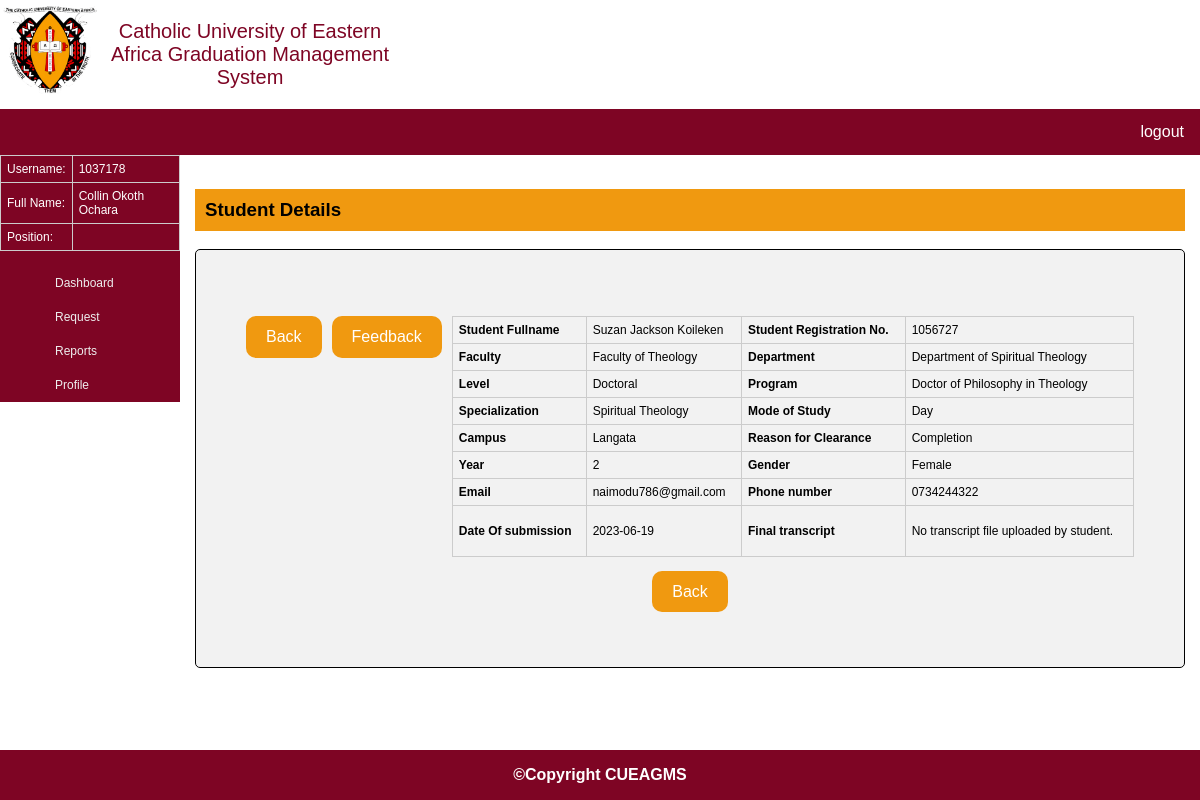
Screenshot of /registrar/std_details.php?id=1056727 (signed in) with the database file from the repository.
### tables this page shows
CREATE TABLE `students` (
  `std_id` int NOT NULL AUTO_INCREMENT,
  `std_regNo` varchar(50) NOT NULL,
  `std_fullname` varchar(255) DEFAULT NULL,
  `faculty` varchar(50) NOT NULL,
  `department` varchar(100) NOT NULL,
  `levels` varchar(50) NOT NULL,
  `programs` varchar(255) NOT NULL,
  `specialization` varchar(100) NOT NULL,
  `mode_of_study` varchar(10) NOT NULL,
  `years` int NOT NULL,
  `gender` varchar(10) NOT NULL,
  `email` varchar(50) NOT NULL,
  `phone` varchar(11) NOT NULL,
  `std_address` varchar(50) NOT NULL,
  `date_created` date NOT NULL,
  `password` varchar(200) NOT NULL,
  `role` enum('Student','Employee','Admin') NOT NULL,
  `transcript` blob,
  `fee_statement` blob,
  `updated_at` date DEFAULT NULL,
  PRIMARY KEY (`std_id`),
  UNIQUE KEY `std_regNo` (`std_regNo`),
  UNIQUE KEY `email` (`email`)
);

CREATE TABLE `clearance` (
  `clr_id` int NOT NULL AUTO_INCREMENT,
  `std_fullname` varchar(255) NOT NULL,
  `std_regNo` varchar(100) NOT NULL,
  `faculty` varchar(50) NOT NULL,
  `department` varchar(100) NOT NULL,
  `levels` varchar(50) NOT NULL,
  `programs` varchar(255) NOT NULL,
  `specialization` varchar(100) DEFAULT NULL,
  `years` int NOT NULL,
  `mode_of_study` varchar(10) NOT NULL,
  `campus` varchar(10) NOT NULL,
  `reason_for_clearance` varchar(255) DEFAULT NULL,
  `other_reasons_for_clearance` text,
  `date_of_submission` date NOT NULL,
  PRIMARY KEY (`clr_id`),
  UNIQUE KEY `std_regNo` (`std_regNo`),
  CONSTRAINT `clearance_ibfk_1` FOREIGN KEY (`std_regNo`) REFERENCES `students` (`std_regNo`) ON DELETE CASCADE ON UPDATE CASCADE
);

### registrar/std_details.php (the view, shortened to what this page needs)
<?php
$host = "localhost";
$user = "cueagmsac";
$password = "password";
$dbname = "cueagms";
$connection = mysqli_connect($host, $user, $password, $dbname);
?>
<!DOCTYPE html>
<html lang="en">
<head>
    <link rel="stylesheet" href="../assets/css/style.css?v=<?php echo time(); ?>">
</head>
<body>
    <div class="header">
        <div class="logo">
            <img src="../assets/images/logo/CUEA-logo.png" width="100">
            <p>Catholic University of Eastern Africa Graduation Management System</p>
        </div>
    </div>
    <div class="navbar">
        <ul>
            <li style="float:right"><a href="../logout.php">logout</a></li>
        </ul>
    </div>
    <div class="section">
        <div class="row">
            <div class="left" style="background-color:#7E0524; ">
                <div class="row">
                    <table style="color:#fff; text-align:left; padding-left:10px;">
                        <tr>
                            <td>Username:</td>
                            <td><?php echo $_SESSION['username'];?></td>
                        </tr>
                        <tr>
                            <td>Full Name:</td>
                            <td><?php echo $_SESSION['fullname'];?></td>
                        </tr>
                        <tr>
                            <td>Position:</td>
                            <td><?php echo $_SESSION['position'];?></td>
                        </tr>
                    </table>
                </div>
                <nav class="vertical">
                    <ul>
                        <li><a href="registrar.php">Dashboard</a></li>
                        <li><a href="#">Request</a>
                        </li>
                        <li><a href="#">Reports</a>
                        </li>
                        <li><a href="viewprofile.php">Profile</a></li>
                    </ul>
                </nav>
            </div>
            <?php
            if (isset($_GET['id'])) {
                $std_regNo = $_GET['id'];
                $query = "SELECT * FROM students WHERE std_regNo = '$std_regNo'";
                $result = mysqli_query($connection, $query);
                $stdrow = mysqli_fetch_assoc($result);
                $query = "SELECT * FROM clearance WHERE std_regNo = '$std_regNo'";
                $result2 = mysqli_query($connection, $query);
                $clrrow = mysqli_fetch_assoc($result2);
  $sql = "SELECT transcript FROM students WHERE std_regNo = '{$std_regNo}'";
  $result = mysqli_query($connection, $sql);
  $row = mysqli_fetch_assoc($result);
  $transcript = $row['transcript'];
  if ($transcript) {
      $transcript_path = "../student/files/".$transcript;
  } else {
      $transcript_path = "#";
      $transcript_message = "No transcript file uploaded by student.";
  }
}
?>
            <div class="right" style="background-color:#FFF;">
                <h3>Student Details</h3>
                <div class="clearance-form">
                    <p><a style="
                                background-color: #F09910;
                                color: white;
                                padding: 12px 20px;
                                margin-right:10px;
                                border: none;
                                border-radius: 10px;
                                float: left;
                                 text-decoration: none;" href="clearanceRequests.php">Back</a>
                    </p>
                    <p><a style="
                                background-color: #F09910;
                                color: white;
                                padding: 12px 20px;
                                margin-right:10px;
                                border: none;
                                border-radius: 10px;
                                float: left;
                                 text-decoration: none;"
                            href="feedback.php?id={$_SESSION['studentId']}&fulnames={$_SESSION['studentName']}">Feedback</a>
                    </p>
                    <div class="row">
                        <table class="profile-tab">
                            <tr>
                                <td>Student Fullname</td>
                                <td><?php echo $stdrow['std_fullname'];?></td>
                                <td>Student Registration No.</td>
                                <td><?php echo $stdrow['std_regNo'];?></td>
                            </tr>
                            <tr>
                                <td>Faculty</td>
                                <td><?php echo $stdrow['faculty'];?></td>
                                <td>Department</td>
                                <td><?php echo $stdrow['department'];?></td>
                            </tr>
                            <tr>
                                <td>Level </td>
                                <td><?php echo $stdrow['levels'];?></td>
                                <td>Program</td>
                                <td><?php echo $stdrow['programs'];?></td>
                            </tr>
                            <tr>
                                <td>Specialization </td>
                                <td><?php echo $stdrow['specialization'];?></td>
                                <td>Mode of Study</td>
                                <td><?php echo $stdrow['mode_of_study'];?></td>
                            </tr>
                            <tr>
                                <td>Campus </td>
                                <td><?php echo $clrrow['campus'];?></td>
                                <td>Reason for Clearance</td>
                                <td><?php echo $clrrow['reason_for_clearance'];?></td>
                            </tr>
                            <tr>
                                <td>Year </td>
                                <td><?php echo $stdrow['years'];?></td>
                                <td>Gender</td>
                                <td><?php echo $stdrow['gender'];?></td>
                            </tr>
                            <tr>
                                <td>Email </td>
                                <td><?php echo $stdrow['email'];?></td>
                                <td>Phone number</td>
                                <td><?php echo $stdrow['phone'];?></td>
                            </tr>
                            <tr>
                                <td>Date Of submission </td>
                                <td><?php echo $clrrow['date_of_submission'];?></td>
                                <td>Final transcript</td>
                                <td>
                                    <?php if ($transcript_path != "#"): ?>
                                    <a href="<?php echo $transcript_path; ?>" target="_blank">View Transcript</a>
                                    <?php else: ?>
                                    <p><?php echo $transcript_message; ?></p>
                                    <?php endif; ?>
                                </td>
                            </tr>
                        </table>
                    </div>
                    <p>
                        <a style="background-color: #F09910;color: white;padding: 12px 20px;border: none;border-radius: 10px;text-align: center;
  text-decoration: none;
" href="clearanceRequests.php">Back</a>
                    </p>
                </div>
            </div>
        </div>
        <div class="footer">
            <p><strong>©Copyright CUEAGMS</strong></p>
        </div>
</body>
</html>

### assets/css/style.css (style rules this page uses)
* { box-sizing: border-box; }
body { font-family: 'Work Sans', sans-serif; text-align: center; margin: 0; }
.header, .navbar, .section, .footer { float: left; width: 100%; }
.header { height: 100; background-color: #fff; }
.header .logo img { float: left; }
.header .logo p { float: left; width: 25%; font-size: 20px; color:#7E0524; }
.navbar ul { list-style-type: none; margin: 0; padding: 0; overflow: hidden; background-color: #7E0524; }
.navbar li { float: left; border-right: 1px solid #bbb; }
.navbar li:last-child { border-right: none; }
.navbar li a { display: block; color: white; text-align: center; padding: 14px 16px; text-decoration: none; }
.row { display: flex; }
.left { flex: 15%; height: 100%; margin: 0px; }
.right { flex: 85%; padding: 15px; }
nav.vertical { position:relative; background:#7E0524; text-align: left; }
nav.vertical ul { list-style: none; margin:0; }
nav.vertical li { position:relative; }
nav.vertical a { display:block; color:#eee; text-decoration:none; padding:10px 15px; transition:0.2s; font-size: 12px; }
.row { margin-bottom: 5px; padding-bottom: 10px; position: relative; }
h3 { background-color:#F09910; text-align:left; padding: 10px; }
.footer { position: fixed; left: 0; bottom: 0; width: 100%; background-color: #7E0524; color: white; text-align: center; }

### registrar/std_details.php (style rules this page uses)
.clearance-form { border-radius: 5px; background-color: #f2f2f2; margin-bottom: 50px; border: 1px solid #000; padding: 50px; }
.row:after { content: ""; display: table; clear: both; }
table { width: 100%; border-collapse: collapse; }
tr:nth-of-type(odd) { background: none; }
td, th { padding: 6px; border: 1px solid #ccc; text-align: left; font-size: 12px; }
.profile-tab td, th { padding: 6px; border: 1px solid #ccc; text-align: left; font-size: 12px; }
.profile-tab td:nth-child(2n+1) { font-weight: bold; }

### rows the page displays
students: std_fullname "Suzan Jackson Koileken", std_regNo "1056727", faculty "Faculty of Theology", department "Department of Spiritual Theology", levels "Doctoral", programs "Doctor of Philosophy in Theology", specialization "Spiritual Theology", mode_of_study "Day", years "2", gender "Female", email "naimodu786@gmail.com", phone "0734244322"
clearance: campus "Langata", reason_for_clearance "Completion", date_of_submission "2023-06-19"

### other values shown
$_SESSION['username'] "1037178"
$_SESSION['fullname'] "Collin Okoth Ochara"
$transcript_message "No transcript file uploaded by student."
